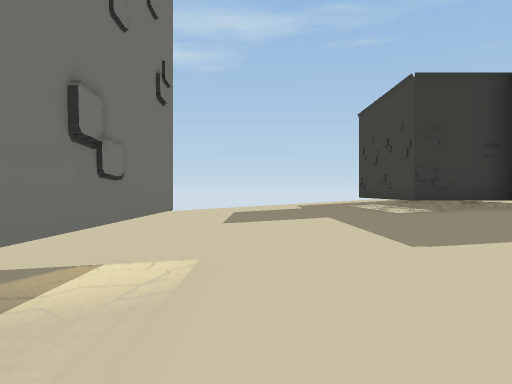
[1] (above)

21 first-person views from a walk through a Unity game level. The camera is 1.2 m above the floor, looks level and sees 70° across. Doors are open. The floor is counted in squares, 2 m on a side. Each view is taken from the middle of a square. On the plan, view 1 faces up. The plan holds only what a view shows up to about 10 squares ahead; the rest is blank. The place goes on beyond the plan. The player character is not drawn.

[2]
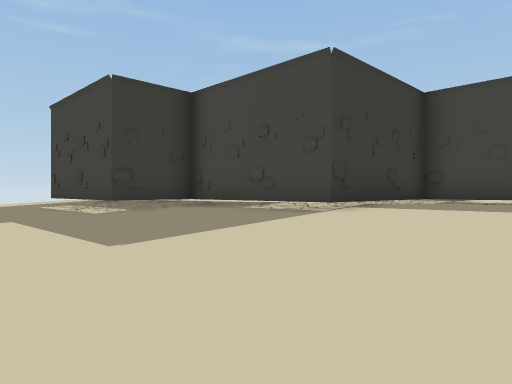

[3]
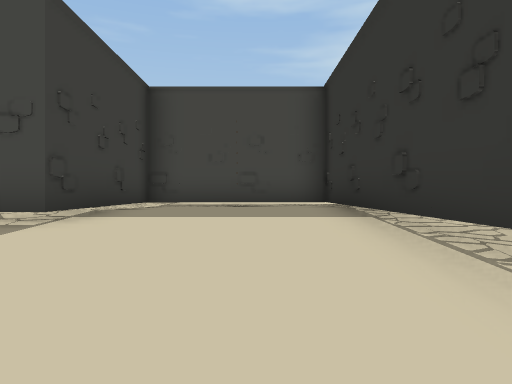

[4]
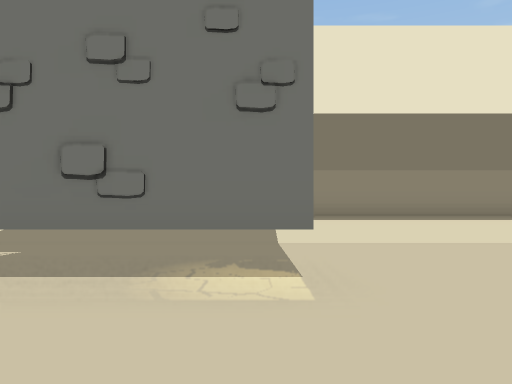

[5]
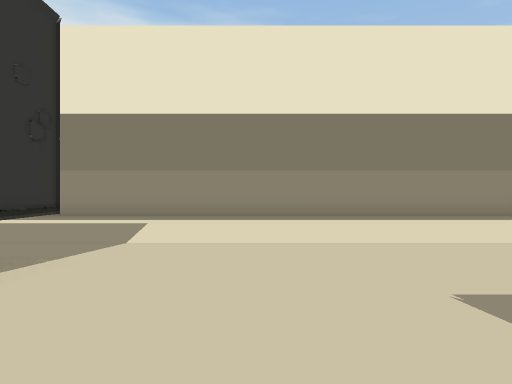

[6]
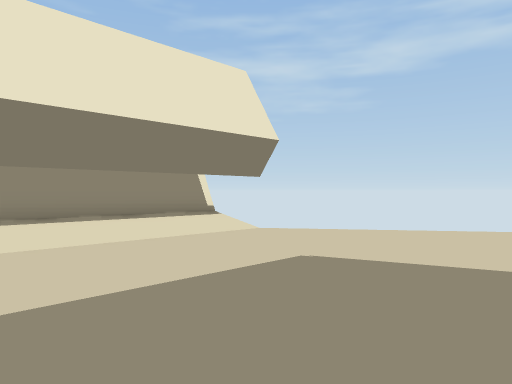

[7]
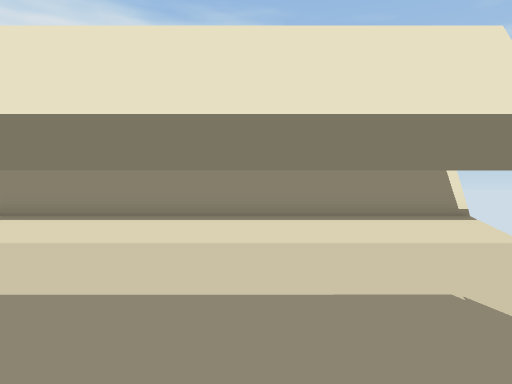

[8]
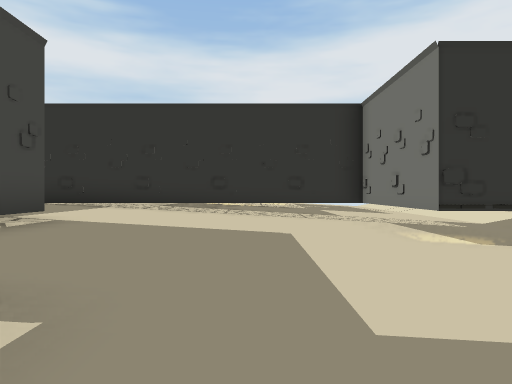

[9]
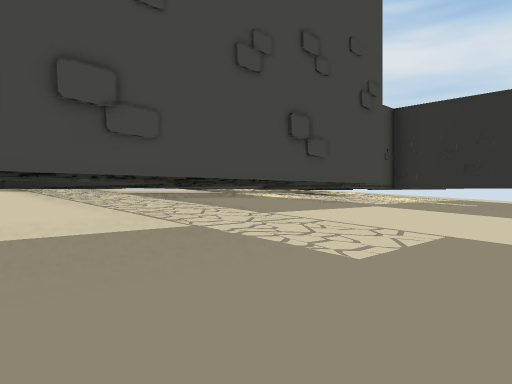

[10]
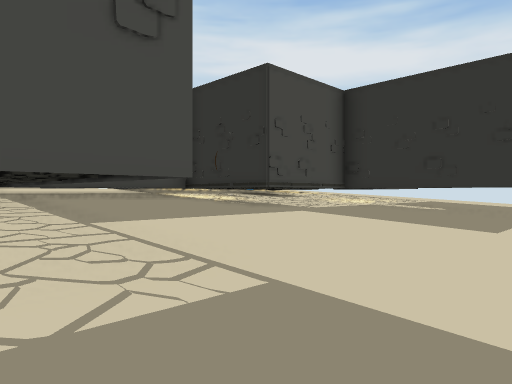

[11]
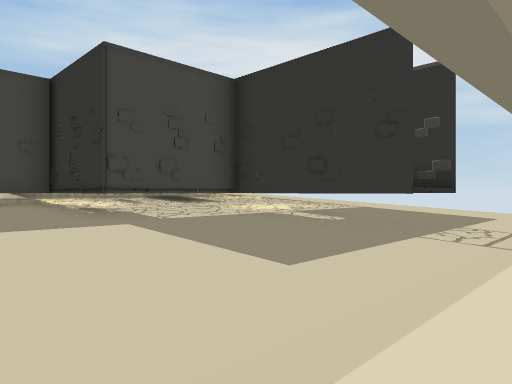

[12]
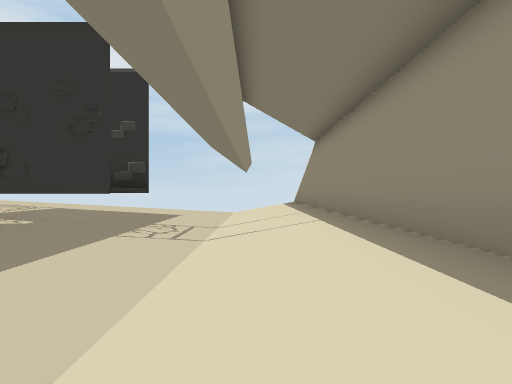

[13]
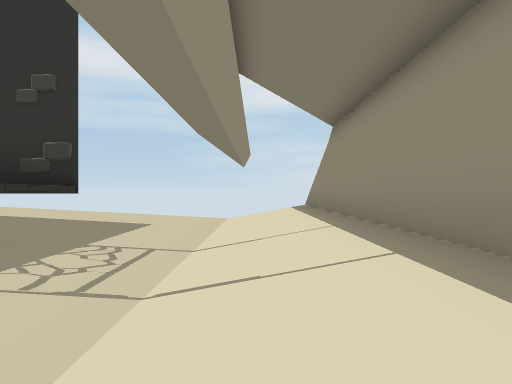

[14]
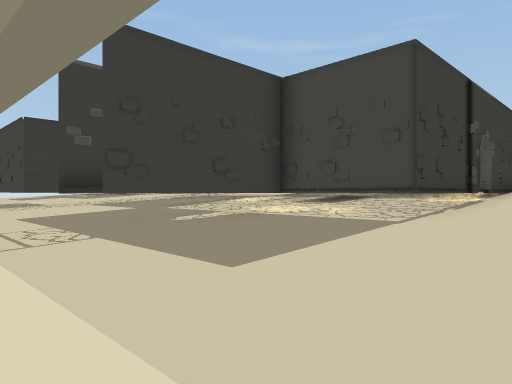

[15]
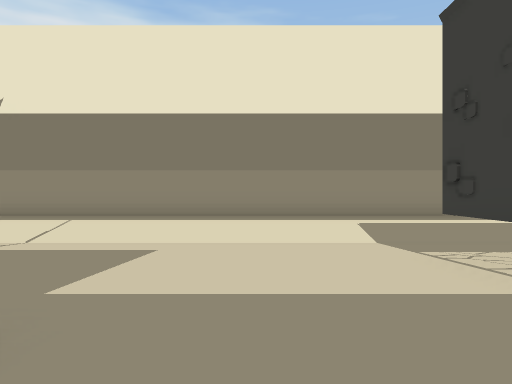

[16]
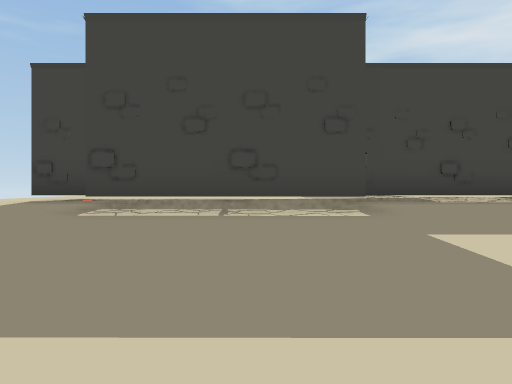

[17]
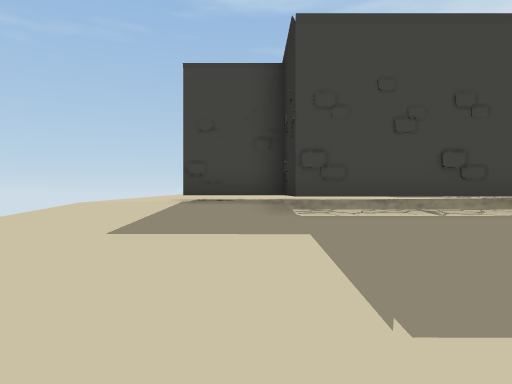

[18]
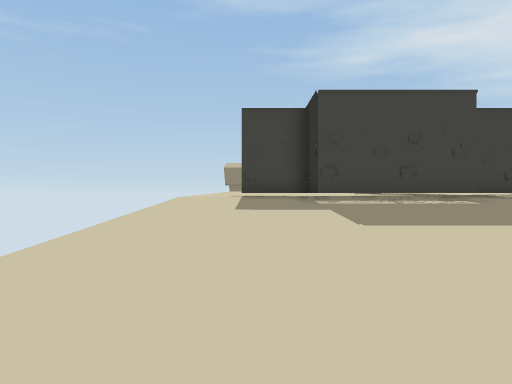

[19]
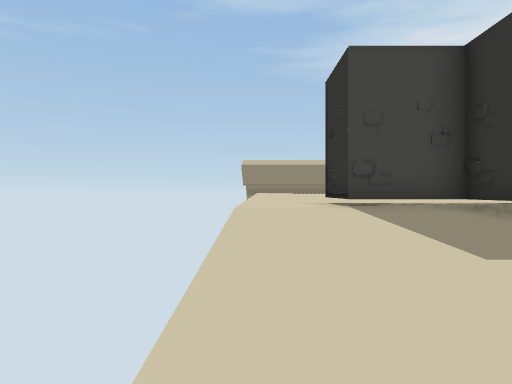

[20]
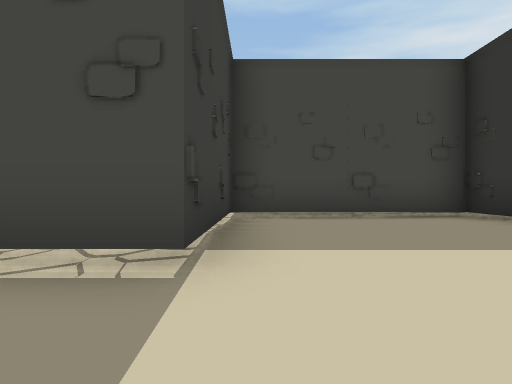

[21]
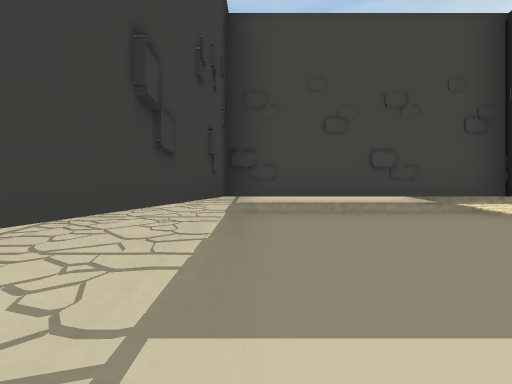

### Floor plan
Key: @ floor where view 1 was taken; # wall or solid block; x gap in a wall; . main floor; : floor 0.25 m higher than the main floor; - floor 0.25 m lower than the main floor; + floor 0.5 m higher than the main floor; _ floor 0.5 m lower than the main floor; * floor 0.75 m higher than the main floor; % floor 1 m higher than the main floor; / step, stairs or slope; D open door; = window, fence, low wall or low ledge; ^ raised ledge; T thing the floor can be seen under or through.
Columns run from 8 left of view 1 to 10 right of it. Each row starts with its distance up from view 1.
 15 #//__--..:::+++***
 14 #//__--..:::++++**
 13 #//__--...::++ #**
 12 #//__--...::++# **
 11 #//__--...::##% +*
 10 #//__--...::=%%
  9 #//__--...::=#
  8 #//__--...::=##
  7 #//__--...::++#
  6 #//__--...::++#
  5 #//__--...::++#
  4 #//__--...::++#####
  3 #//__-##..::++****#
  2 #//__-##..::++****#
  1 #//__-##..::++****#
  0 #//__-##@.::++****=
 -1 #//__-############
 -2 #//__-######==
 -3 #//__--...::=#*
 -4 #//__--...::=#*
 -5 #//__--...::=#*
 -6 #//__--...::D#*
 -7 #//__--..  #D^
 -8 #//__--..    ^
 -9 #//__--..#
-10 #//__^TTD
-11 #//__^TTD
-12 #//__--..#
-13 #//__--..#
-14 #//__--..###D#
-15 #//__--...::D+
-16 #//__--...:
-17 x//__--

Where each view was taken, in squares from view 1:
view 1: 0 up, 0 right, facing up
view 2: 0 up, 0 right, facing up-right
view 3: 1 up, 1 right, facing right
view 4: 3 up, 2 right, facing left
view 5: 6 up, 2 right, facing left
view 6: 8 up, 2 right, facing up-left
view 7: 10 up, 2 right, facing left
view 8: 9 up, 2 right, facing down
view 9: 2 up, 5 left, facing down-right
view 10: 1 down, 5 left, facing down-right
view 11: 4 down, 6 left, facing down-right
view 12: 4 down, 6 left, facing down
view 13: 7 down, 6 left, facing down
view 14: 17 down, 6 left, facing up-right
view 15: 5 down, 2 right, facing left
view 16: 9 up, 2 left, facing right
view 17: 12 up, 2 left, facing right
view 18: 13 up, 6 left, facing right
view 19: 15 up, 1 left, facing right
view 20: 3 up, 3 right, facing right
view 21: 3 down, 2 left, facing right
